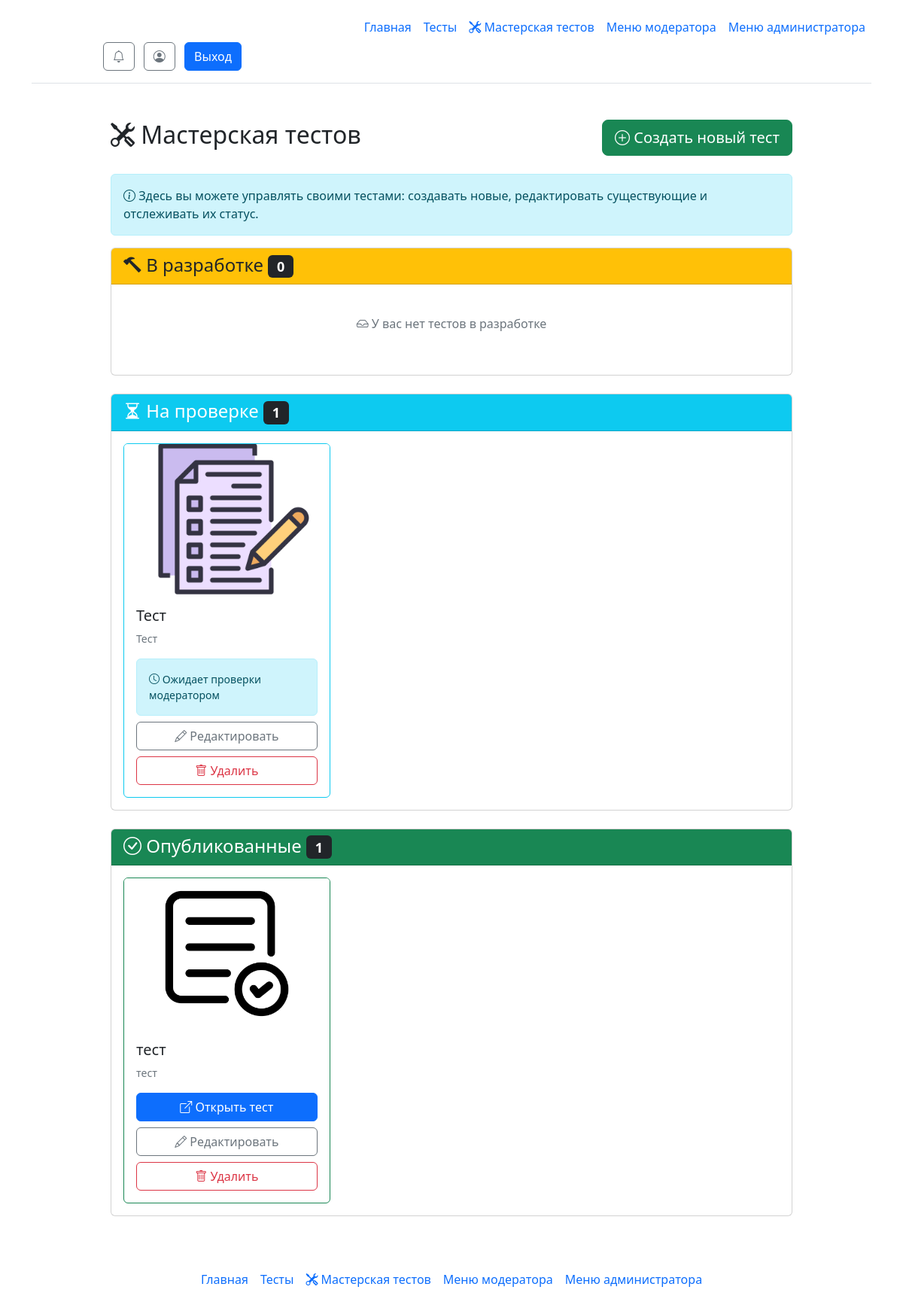
The page /workshop (signed in) on the database its author committed.
### __init__.py (models this page shows)
class Tests(db.Model):
    test_id = db.Column(db.Integer, primary_key=True)
    test_id_creator = db.Column(db.Integer)
    test_name = db.Column(db.String)
    test_description = db.Column(db.String)
    test_status = db.Column(db.Integer)
    test_image= db.Column(db.String)

### __init__.py (the view)
@app.route('/workshop')
@login_required
def workshop():
    user_tests = Tests.query.filter_by(test_id_creator=current_user.id).all()
    tests_in_progress = [t for t in user_tests if t.test_status == 0]
    tests_pending = [t for t in user_tests if t.test_status == 1]
    tests_published = [t for t in user_tests if t.test_status == 2]
    return render_template("workshop.html",
                         tests_in_progress=tests_in_progress,
                         tests_pending=tests_pending,
                         tests_published=tests_published)

### __init__.py (called while the page is built, shortened)
@app.template_filter('get_unread_notifications_count')
def get_unread_notifications_count(user_id):
    return Notifications.query.filter_by(n_user_id=user_id, n_is_read=False).count()

@app.before_request
def check_must_rate_test():
    excluded_paths = ['/test/', '/static/', '/logout']

@manager.user_loader
def load_user(user_id):
    return db.session.get(User, user_id)

### templates/workshop.html (shortened to what this page needs)
{% extends 'base.html' %}
{% block main %}
<div class="container mt-4">
    <div class="row">
        <div class="col-md-10 mx-auto">
            <div class="d-flex justify-content-between align-items-center mb-4">
                <h2><i class="bi bi-tools"></i> Мастерская тестов</h2>
                <a href="/create" class="btn btn-success btn-lg">
                    <i class="bi bi-plus-circle"></i> Создать новый тест
                </a>
            </div>
            <div class="alert alert-info">
                <i class="bi bi-info-circle"></i>
                Здесь вы можете управлять своими тестами: создавать новые, редактировать существующие и отслеживать их статус.
            </div>
            <div class="card mb-4">
                <div class="card-header bg-warning text-dark">
                    <h4 class="mb-0">
                        <i class="bi bi-hammer"></i> В разработке
                        <span class="badge bg-dark">{{ tests_in_progress|length }}</span>
                    </h4>
                </div>
                <div class="card-body">
                    {% if tests_in_progress %}
                    <div class="row row-cols-1 row-cols-md-2 row-cols-lg-3 g-4">
                        {% for test in tests_in_progress %}
                        <div class="col">
                            <div class="card h-100 border-warning">
                                {% if test.test_image %}
                                <img src="{{ url_for('static', filename='img/' + test.test_image) }}"
                                     class="card-img-top"
                                     alt="{{ test.test_name }}"
                                     style="height: 200px; object-fit: cover;">
                                {% else %}
                                <img src="{{ url_for('static', filename='img/placeholder.png') }}"
                                     class="card-img-top"
                                     alt="Placeholder"
                                     style="height: 200px; object-fit: cover;">
                                {% endif %}
                                <div class="card-body">
                                    <h5 class="card-title">{{ test.test_name }}</h5>
                                    <p class="card-text text-muted small">{{ test.test_description[:100] }}{% if test.test_description|length > 100 %}...{% endif %}</p>
                                    <div class="d-grid gap-2">
                                        <a href="/createnext" class="btn btn-primary">
                                            <i class="bi bi-pencil"></i> Продолжить создание
                                        </a>
                                        <button type="button"
                                                class="btn btn-outline-danger"
                                                onclick="if(confirm('Удалить тест? Это действие нельзя отменить!')) { document.getElementById('delete-form-{{ test.test_id }}').submit(); }">
                                            <i class="bi bi-trash"></i> Удалить
                                        </button>
                                    </div>
                                    <form id="delete-form-{{ test.test_id }}"
                                          method="POST"
                                          action="/delete-test"
                                          style="display: none;">
                                    </form>
                                </div>
                            </div>
                        </div>
                        {% endfor %}
                    </div>
                    {% else %}
                    <p class="text-muted text-center py-4">
                        <i class="bi bi-inbox"></i> У вас нет тестов в разработке
                    </p>
                    {% endif %}
                </div>
            </div>
            <div class="card mb-4">
                <div class="card-header bg-info text-white">
                    <h4 class="mb-0">
                        <i class="bi bi-hourglass-split"></i> На проверке
                        <span class="badge bg-dark">{{ tests_pending|length }}</span>
                    </h4>
                </div>
                <div class="card-body">
                    {% if tests_pending %}
                    <div class="row row-cols-1 row-cols-md-2 row-cols-lg-3 g-4">
                        {% for test in tests_pending %}
                        <div class="col">
                            <div class="card h-100 border-info">
                                {% if test.test_image %}
                                <img src="{{ url_for('static', filename='img/' + test.test_image) }}"
                                     class="card-img-top"
                                     alt="{{ test.test_name }}"
                                     style="height: 200px; object-fit: cover;">
                                {% else %}
                                <img src="{{ url_for('static', filename='img/placeholder.png') }}"
                                     class="card-img-top"
                                     alt="Placeholder"
                                     style="height: 200px; object-fit: cover;">
                                {% endif %}
                                <div class="card-body">
                                    <h5 class="card-title">{{ test.test_name }}</h5>
                                    <p class="card-text text-muted small">{{ test.test_description[:100] }}{% if test.test_description|length > 100 %}...{% endif %}</p>
                                    <div class="alert alert-info small mb-2">
                                        <i class="bi bi-clock"></i> Ожидает проверки модератором
                                    </div>
                                    <div class="d-grid gap-2">
                                        <a href="{{ url_for('edit_test', test_id=test.test_id) }}"
                                           class="btn btn-outline-secondary">
                                            <i class="bi bi-pencil"></i> Редактировать
                                        </a>
                                        <button type="button"
                                                class="btn btn-outline-danger"
                                                onclick="if(confirm('Удалить тест «{{ test.test_name }}»? Это действие нельзя отменить!')) { document.getElementById('delete-pending-{{ test.test_id }}').submit(); }">
                                            <i class="bi bi-trash"></i> Удалить
                                        </button>
                                    </div>
                                </div>
                            </div>
                        </div>
                        {% endfor %}
                    </div>
                    {% else %}
                    <p class="text-muted text-center py-4">
                        <i class="bi bi-inbox"></i> У вас нет тестов на проверке
                    </p>
                    {% endif %}
                </div>
            </div>
            <div class="card mb-4">
                <div class="card-header bg-success text-white">
                    <h4 class="mb-0">
                        <i class="bi bi-check-circle"></i> Опубликованные
                        <span class="badge bg-dark">{{ tests_published|length }}</span>
                    </h4>
                </div>
                <div class="card-body">
                    {% if tests_published %}
                    <div class="row row-cols-1 row-cols-md-2 row-cols-lg-3 g-4">
                        {% for test in tests_published %}
                        <div class="col">
                            <div class="card h-100 border-success">
                                {% if test.test_image %}
                                <img src="{{ url_for('static', filename='img/' + test.test_image) }}"
                                     class="card-img-top"
                                     alt="{{ test.test_name }}"
                                     style="height: 200px; object-fit: cover;">
                                {% else %}
                                <img src="{{ url_for('static', filename='img/placeholder.png') }}"
                                     class="card-img-top"
                                     alt="Placeholder"
                                     style="height: 200px; object-fit: cover;">
                                {% endif %}
                                <div class="card-body">
                                    <h5 class="card-title">{{ test.test_name }}</h5>
                                    <p class="card-text text-muted small">{{ test.test_description[:100] }}{% if test.test_description|length > 100 %}...{% endif %}</p>
                                    <div class="d-grid gap-2">
                                        <a href="/test/{{ test.test_name }}"
                                           class="btn btn-primary">
                                            <i class="bi bi-box-arrow-up-right"></i> Открыть тест
                                        </a>
                                        <a href="{{ url_for('edit_test', test_id=test.test_id) }}"
                                           class="btn btn-outline-secondary">
                                            <i class="bi bi-pencil"></i> Редактировать
                                        </a>
                                        <button type="button"
                                                class="btn btn-outline-danger"
                                                onclick="if(confirm('Удалить тест «{{ test.test_name }}»? Он будет снят с публикации. Это действие нельзя отменить!')) { document.getElementById('delete-published-{{ test.test_id }}').submit(); }">
                                            <i class="bi bi-trash"></i> Удалить
                                        </button>
                                    </div>
                                </div>
                            </div>
                        </div>
                        {% endfor %}
                    </div>
                    {% else %}
                    <p class="text-muted text-center py-4">
                        <i class="bi bi-inbox"></i> У вас нет опубликованных тестов
                    </p>
                    {% endif %}
                </div>
            </div>
        </div>
    </div>
</div>
{% endblock %}

### rows shown on the page
Tests: test_image (picture), test_name "Тест", test_description "Тест"
Tests: test_image (picture), test_name "тест", test_description "тест"

### other values the page prints
{{ tests_in_progress|length }} "0"
{{ tests_pending|length }} "1"
{{ tests_published|length }} "1"
